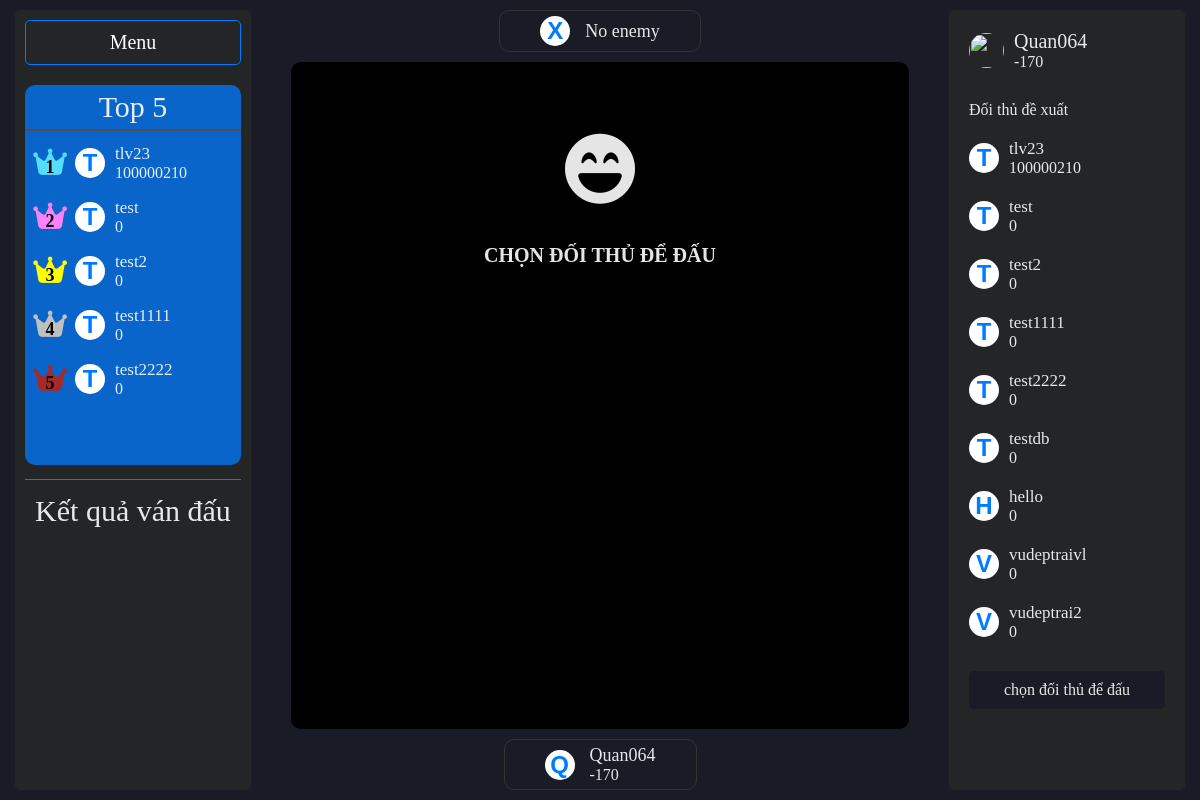
The page /bot_bot (signed in) on the database as committed earlier.
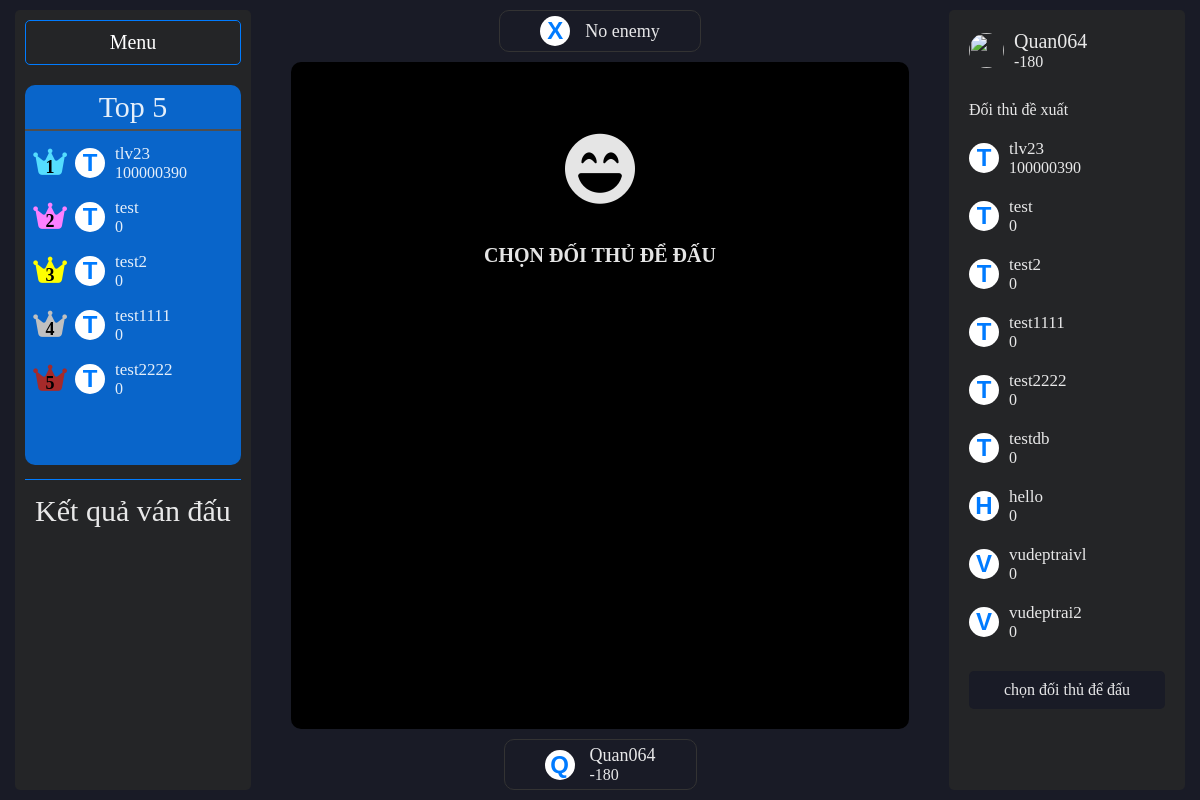
The same page on the database as committed later.
### main.py (models this page shows)
class User(db.Model, UserMixin):
    username:str
    elo:str
    fightable:str
    id = db.Column(db.Integer, primary_key=True)
    username = db.Column(db.String(20), unique=True, nullable=False)
    password = db.Column(db.String(80), nullable=False)
    elo = db.Column(db.Integer)
    fightable = db.Column(db.Boolean)

### main.py (the view)
@app.route('/bot_bot')
@login_required
def bot_bot():
    users = [(i.username, i.elo) for i in User.query.filter(User.username != current_user.username).order_by(User.elo.desc()).limit(10).all()]
    rank_board = [(i.username, i.elo) for i in User.query.order_by(User.elo.desc()).limit(5).all()]
    return render_template('bot_bot.html', users = users, rank_board = rank_board)

### main.py (called while the page is built)
@login_manager.user_loader
def load_user(user_id):
    return User.query.get(int(user_id))

### templates/bot_bot.html (shortened to what this page needs)
<!DOCTYPE html>
<html lang="en">
<head>
    <link rel="stylesheet" href="../static/css/style.css">
    <link rel="stylesheet" href="../static/css/bot_bot.css">
    <link rel="stylesheet" href="../static/css/animation.css">
    <link rel="stylesheet" href="https://cdnjs.cloudflare.com/ajax/libs/font-awesome/6.5.1/css/all.min.css">
</head>
<body>
    <div class="container">
        <div class="side_bar-left">
            <a href="{{ url_for('menu') }}" class="menu_btn">Menu</a>
            <ul class="rank_board_list">
                <div class="rank_board_header">Top 5</div>
                {% for i in rank_board %}
                    <li class="warrior" data-name={{i[0]}} data-elo={{i[1]}}>
                        <div class="warrior_rank">
                            <i class="fa-solid fa-crown crown"></i>
                            <div class="rank">1</div>
                        </div>
                        <div class="warrior-avatar"><p>{{i[0][0].upper()}}</p></div>
                        <div class="warrior-info">
                            <div class="warrior-info--name">{{i[0]}}</div>
                            <div class="warrior-info--elo">{{i[1]}}</div>
                        </div>
                    </li>
                {% endfor %}
            </ul>
            <div class="info_header">Kết quả ván đấu</div>
        </div>
        <div class="content">
            <div class="enemy">
                <div class="enemy_ava">X</div>
                <div class="enemy_info">
                    <div class="enemy-name">No enemy</div>
                </div>
            </div>
            <div class="fight_screen">
                <div class="fight_screen-standby">
                    <i class="fa-solid fa-face-laugh-beam"></i>
                    CHỌN ĐỐI THỦ ĐỂ ĐẤU
                </div>
            </div>
            <div class="user">
                <div class="user_ava">{{current_user.username[0].upper()}}</div>
                <div class="user_info">
                    <div class="user-name">{{current_user.username}}</div>
                    <div class="user-elo">{{current_user.elo}}</div>
                </div>
            </div>
        </div>
        <div class="side_bar">
            <div class="side_bar-header">
                <img src="https://static.vecteezy.com/system/resources/thumbnails/003/682/252/small/pink-blue-v-alphabet-letter-logo-icon-design-with-swoosh-for-business-and-company-vector.jpg" class="user-avatar"></img>
                <div class="user-info">
                    <div class="user-info--name">{{current_user.username}}</div>
                    <div class="user-info--elo">{{current_user.elo}}</div>
                </div>
            </div>
            <div class="side_bar-content">Đối thủ đề xuất</div>
            <ul class="side_bar-player-list">
                {% for i in users %}
                    <li class="player" data-name={{i[0]}} data-elo={{i[1]}}>
                        <div class="player-avatar"><p>{{i[0][0].upper()}}</p></div>
                        <div class="player-info">
                        <div class="player-info--name">{{i[0]}}</div>
                        <div class="player-info--elo">{{i[1]}}</div>
                        </div>
                    </li>
                {% endfor %}
            </ul>
            <div class="fight_btn">chọn đối thủ để đấu</div>
        </div>
    </div>
</body>
</html>

### static/css/style.css (style rules this page uses)
:root { --primary-color: #121212; --secondary-color: #1E1E1E; --text-primary: #000; --text-secondary: #333; }
* { margin: 0; padding: 0; border: 0; font-size: 100%; list-style: none; box-sizing: border-box; }

### static/css/bot_bot.css (style rules this page uses)
body { height: 100vh; max-height: 100vh; background-color: #191B26; color: rgba(255, 255, 255, 0.898); }
.container { display: flex; height: 100%; padding: 10px; }
.menu_btn { display: block; text-decoration: none; color: #fff; font-size: 20px; padding: 10px 40px; margin-bottom: 20px; border: 1px solid #007BFF; border-radius: 5px; text-align: center; cursor: pointer; transition: all .2s linear; }
.side_bar-left { margin: 0 40px 0 5px; width: 20%; height: 100%; background-color: #242527; padding: 10px 10px; border-radius: 5px; }
.rank_board_list { height: 50%; overflow-y: scroll; background-color: #007bffc0; border-radius: 10px; }
.rank_board_header { text-align: center; font-size: 30px; padding: 5px 0; border-bottom: 2px solid #4f4e4e; margin-bottom: 5px; }
.warrior { display: flex; align-items: center; padding: 8px 10px; cursor: pointer; user-select: none; border-radius: 10px; }
.warrior_rank { display: flex; align-items:end; justify-content: center; margin: 0 5px auto 0; width: 30px; height: 30px; position: relative; }
.crown { position: absolute; color: yellow; font-size: 30px; top: 50%; left: 50%; transform: translate(-50%, -40%); }
.rank { position: absolute; font-size: 16px; color: #000; font-weight: bold; font-size: 18px; top: 50%; left: 50%; transform: translate(-50%, -10%); }
.warrior-avatar { font-family: Arial, Helvetica, sans-serif; display: flex; align-items: center; justify-content: center; width: 30px; height: 30px; border-radius: 50%; margin-right: 10px; margin-left: 5px; background-color: #fff; color: #007BFF; font-size: 24px; font-weight: bold; }
.warrior-info--name { font-size: 17px; }
.info_header { font-size: 30px; padding-top: 14px; margin-top: 14px; border-top: 1px solid #007BFF; text-align: center; }
.content { flex: 1; display: flex; flex-direction: column; justify-content: space-between; align-items: center; height: 100%; margin: auto 40px auto auto; }
.user, .enemy { display: flex; align-items: center; margin: 0 0 10px 0; padding: 5px 40px; border-radius: 10px; border: 1px solid #333; transition: all .5s linear; }
.user { margin: 10px 0 0 0; }
.user_ava, .enemy_ava { font-family: Arial, Helvetica, sans-serif; display: flex; align-items: center; justify-content: center; width: 30px; height: 30px; border-radius: 50%; margin-right: 15px; background-color: #fff; color: #007BFF; font-size: 24px; font-weight: bold; }
.user-name, .enemy-name { font-size: 18px; }
.user-elo, .enemy-elo { font-size: 16px; }
.fight_screen { display: flex; flex: 1; text-align: center; padding: 10px 0; border-radius: 10px; background-color: #000; height: 80%; width: 100%; }
.fight_screen-standby { margin: 10% auto auto auto; display: flex; flex-direction: column; font-size: 20px; font-weight: bold; }
.fight_screen-standby i { font-size: 70px; margin-bottom: 40px; }
.side_bar { margin: 0 5px 0 0; width: 20%; height: 100%; background-color: #242527; padding: 10px 10px; border-radius: 5px; }
.side_bar-header { display: flex; align-items: center; margin-bottom: 20px; padding: 5px 10px; }
.user-avatar { width: 35px; height: 35px; border-radius: 50%; }
.user-info { padding: 5px 10px; }
.user-info--name { font-size: 20px; }
.side_bar-content { margin-left: 10px; }
.side_bar-player-list { margin: 10px 0; height: 70%; overflow-y: scroll; }
.player { display: flex; align-items: center; padding: 10px 10px; cursor: pointer; user-select: none; border-radius: 10px; }
.player-avatar { font-family: Arial, Helvetica, sans-serif; display: flex; align-items: center; justify-content: center; width: 30px; height: 30px; border-radius: 50%; margin-right: 10px; background-color: #fff; color: #007BFF; font-size: 24px; font-weight: bold; }
.player-info--name { font-size: 17px; }
.fight_btn { padding: 10px 30px; margin: 10px 10px; text-align: center; background-color: #191B26; border-radius: 5px; cursor: pointer; user-select: none; transition: all .2s linear; }

Rows that differ between the two databases and show on the page:
changed User "tlv23": elo "100000210" → "100000390"
changed User "Quan064": elo "-170" → "-180"
